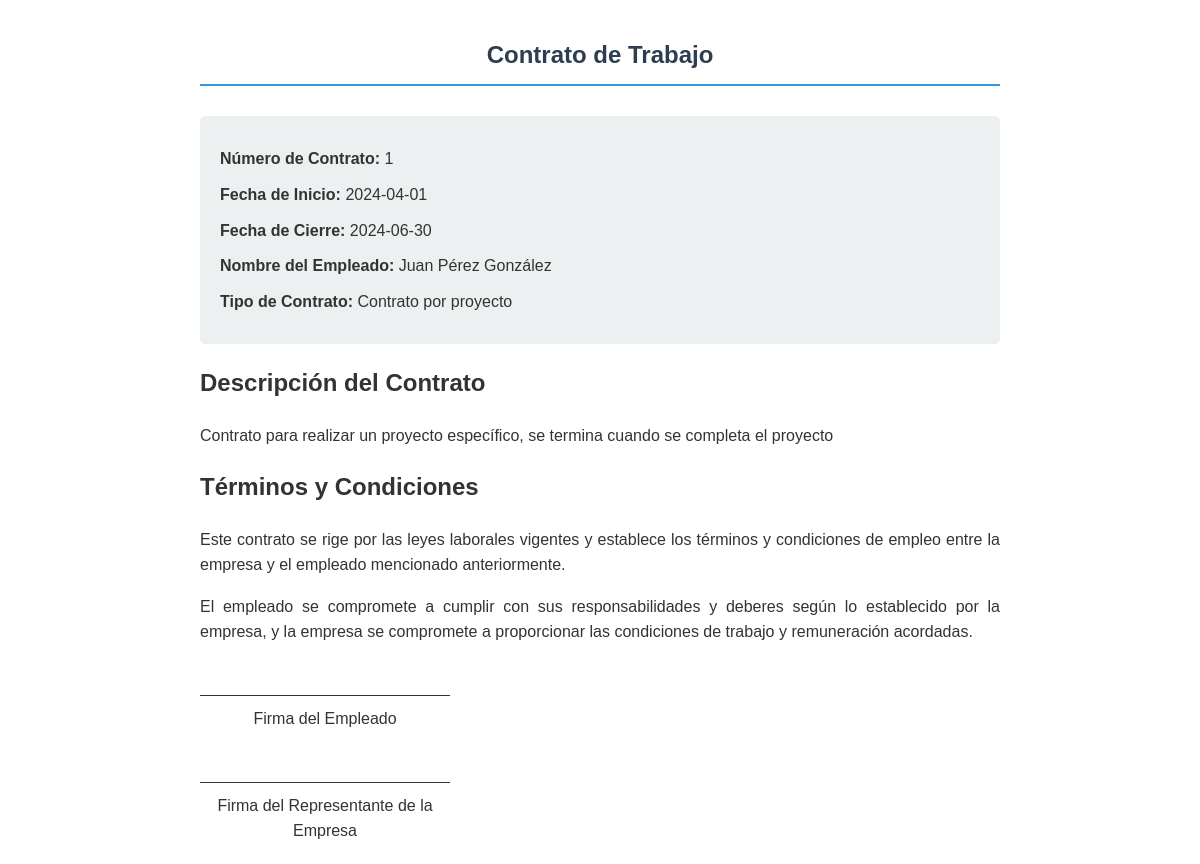
The page /es/user/prospecto/generar_contrato.php on the database its author committed.
### tables this page shows
CREATE TABLE Contrato (
  numero INT PRIMARY KEY AUTO_INCREMENT,
  fechaInicio DATE NOT NULL,
  fechaCierre DATE NOT NULL,
  prospecto INT NOT NULL,
  vacante INT NOT NULL,
  tipo_contrato VARCHAR(5) NOT NULL,
  FOREIGN KEY (prospecto) REFERENCES Prospecto(numero),
  FOREIGN KEY (vacante) REFERENCES Vacante(numero),
  FOREIGN KEY (tipo_contrato) REFERENCES Tipo_Contrato(codigo)
);

CREATE TABLE Prospecto (
  numero INT PRIMARY KEY AUTO_INCREMENT,
  nombre VARCHAR(30) NOT NULL,
  primerApellido VARCHAR(30) NOT NULL,
  segundoApellido VARCHAR(30),
  resumen VARCHAR(300),
  fechaNacimiento DATE NOT NULL,
  numTel VARCHAR(15) NOT NULL,
  usuario INT NOT NULL,
  FOREIGN KEY (usuario) REFERENCES Usuario(numero)
);

CREATE TABLE Tipo_Contrato (
  codigo VARCHAR(5) PRIMARY KEY,
  nombre VARCHAR(30) NOT NULL,
  descripcion VARCHAR(150) NOT NULL
);

### es/user/prospecto/generar_contrato.php (the view, shortened to what this page needs)
<?php
include_once($_SERVER['DOCUMENT_ROOT'] . '/Outsourcing/config.php');
$numero_contrato = 1;
$query = "SELECT c.numero, c.fechaInicio, c.fechaCierre,
                 p.nombre, p.primerApellido, p.segundoApellido,
                 tc.nombre AS tipo_contrato, tc.descripcion AS descripcion_contrato
          FROM Contrato c
          JOIN Prospecto p ON c.prospecto = p.numero
          JOIN Tipo_Contrato tc ON c.tipo_contrato = tc.codigo
          WHERE c.numero = ?";
$stmt = mysqli_prepare($conexion, $query);
mysqli_stmt_bind_param($stmt, "i", $numero_contrato);
mysqli_stmt_execute($stmt);
$resultado = mysqli_stmt_get_result($stmt);
if ($contrato = mysqli_fetch_assoc($resultado)) {
    $nombre_completo = $contrato['nombre'] . ' ' . $contrato['primerApellido'] .
                       ($contrato['segundoApellido'] ? ' ' . $contrato['segundoApellido'] : '');
} else {
    die("Contrato no encontrado");
}
?>
<!DOCTYPE html>
<html lang="es">
<head>
</head>
<body>
    <div class="contract-header">
        <h1 class="contract-title">Contrato de Trabajo</h1>
    </div>
    <div class="contract-info">
        <p><strong>Número de Contrato:</strong> <?php echo htmlspecialchars($contrato['numero']); ?></p>
        <p><strong>Fecha de Inicio:</strong> <?php echo htmlspecialchars($contrato['fechaInicio']); ?></p>
        <p><strong>Fecha de Cierre:</strong> <?php echo htmlspecialchars($contrato['fechaCierre']); ?></p>
        <p><strong>Nombre del Empleado:</strong> <?php echo htmlspecialchars($nombre_completo); ?></p>
        <p><strong>Tipo de Contrato:</strong> <?php echo htmlspecialchars($contrato['tipo_contrato']); ?></p>
    </div>
    <div class="contract-body">
        <h2>Descripción del Contrato</h2>
        <p><?php echo htmlspecialchars($contrato['descripcion_contrato']); ?></p>
        <h2>Términos y Condiciones</h2>
        <p>Este contrato se rige por las leyes laborales vigentes y establece los términos y condiciones de empleo entre la empresa y el empleado mencionado anteriormente.</p>
        <p>El empleado se compromete a cumplir con sus responsabilidades y deberes según lo establecido por la empresa, y la empresa se compromete a proporcionar las condiciones de trabajo y remuneración acordadas.</p>
    </div>
    <div class="signature-line">
        Firma del Empleado
    </div>
    <div class="signature-line">
        Firma del Representante de la Empresa
    </div>
</body>
</html>

### es/user/prospecto/generar_contrato.php (style rules this page uses)
body { font-family: Arial, sans-serif; line-height: 1.6; color: #333; max-width: 800px; margin: 0 auto; padding: 20px; }
.contract-header { text-align: center; margin-bottom: 30px; }
.contract-title { font-size: 24px; font-weight: bold; color: #2c3e50; border-bottom: 2px solid #3498db; padding-bottom: 10px; }
.contract-info { background-color: #ecf0f1; padding: 20px; border-radius: 5px; margin-bottom: 20px; }
.contract-info p { margin: 10px 0; }
.contract-body { text-align: justify; }
.signature-line { margin-top: 50px; border-top: 1px solid #333; width: 250px; text-align: center; padding-top: 10px; }

### rows shown on the page
contrato: numero "1", fechaInicio "2024-04-01", fechaCierre "2024-06-30", prospecto.segundoApellido "Juan Pérez González", tipo_contrato.nombre "Contrato por proyecto", tipo_contrato.descripcion "Contrato para realizar un proyecto específico, se termina cuando se completa el proyecto"
